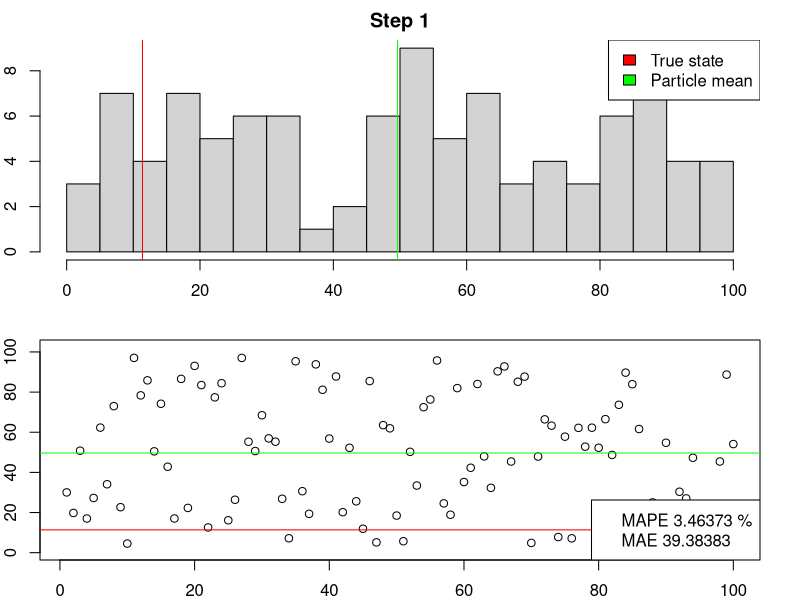
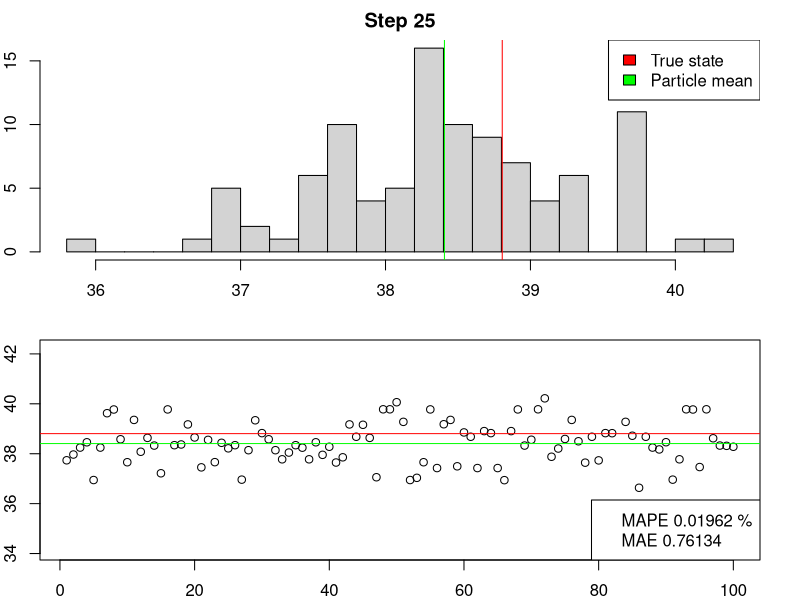
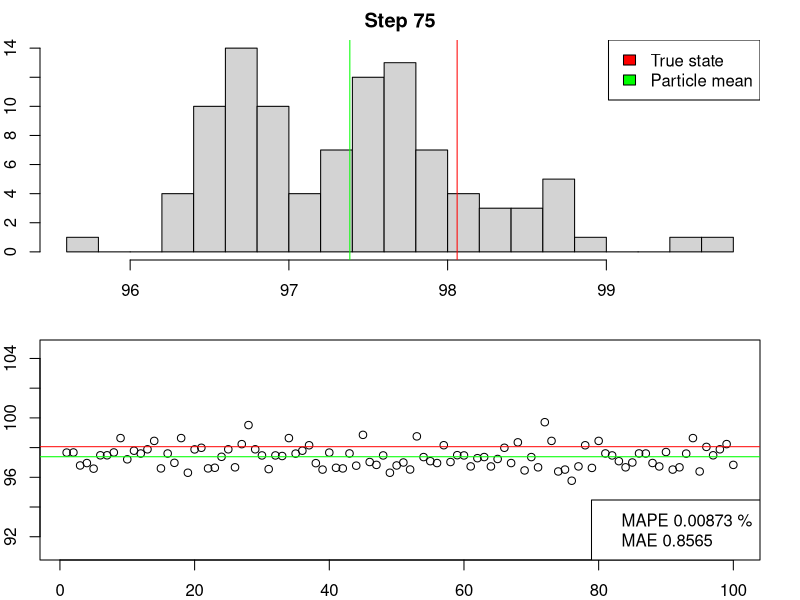
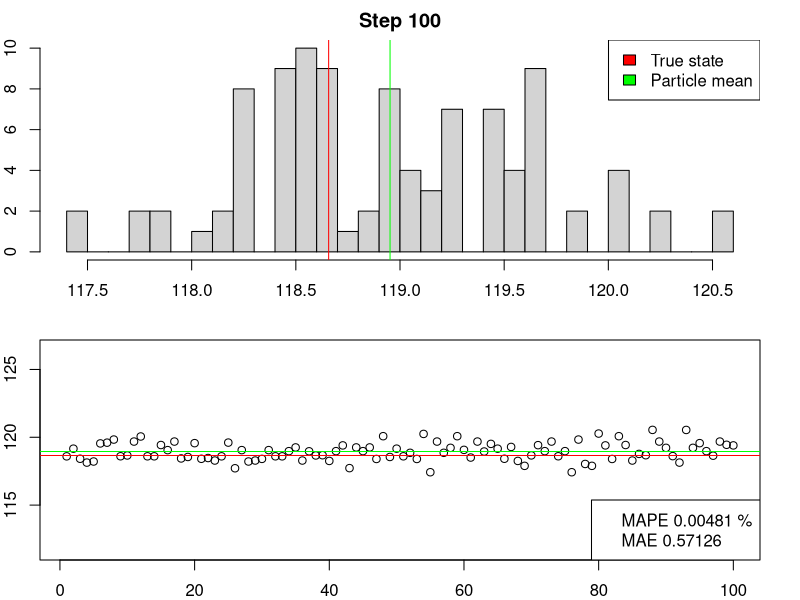
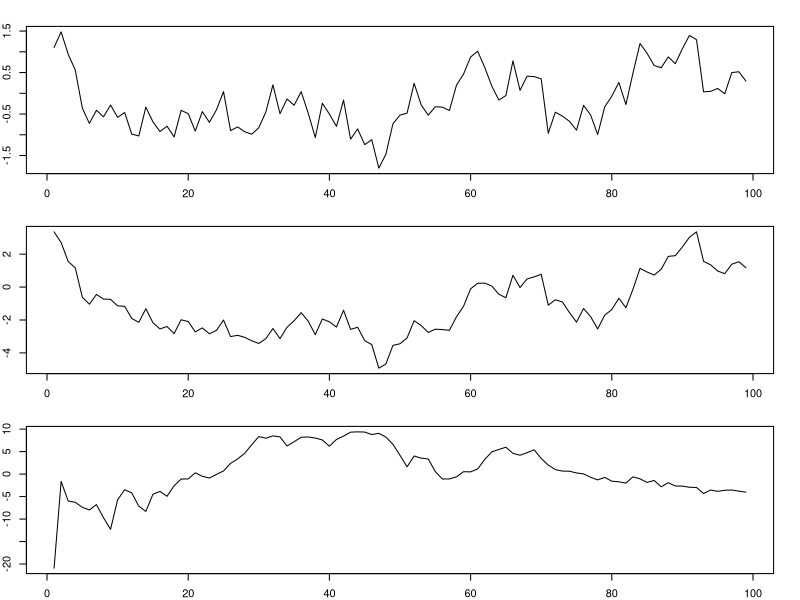
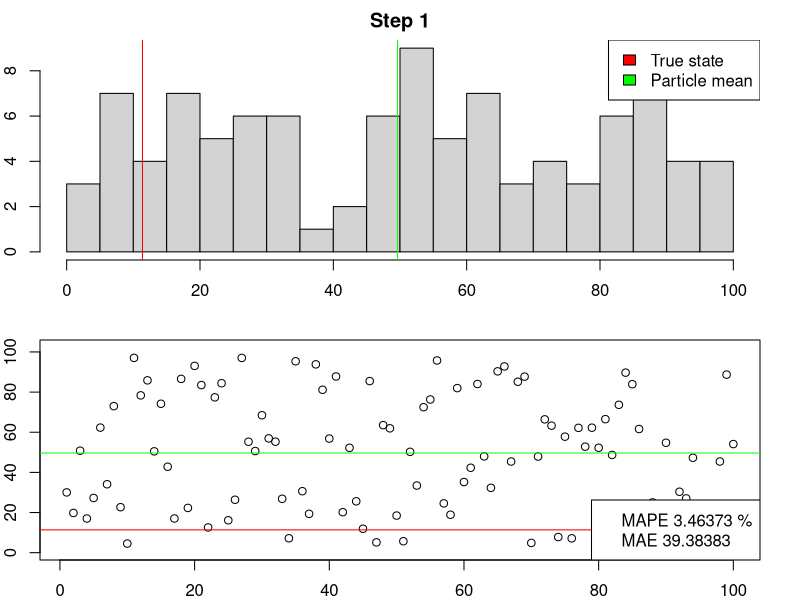
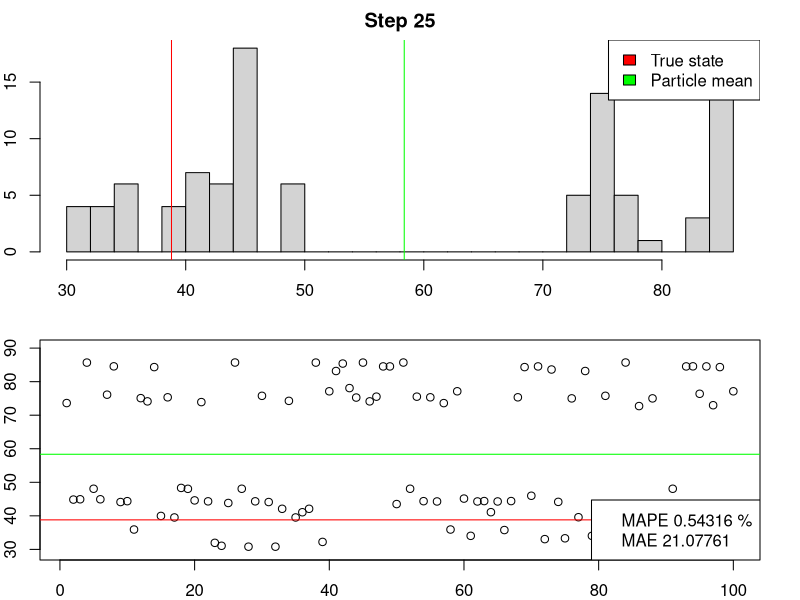
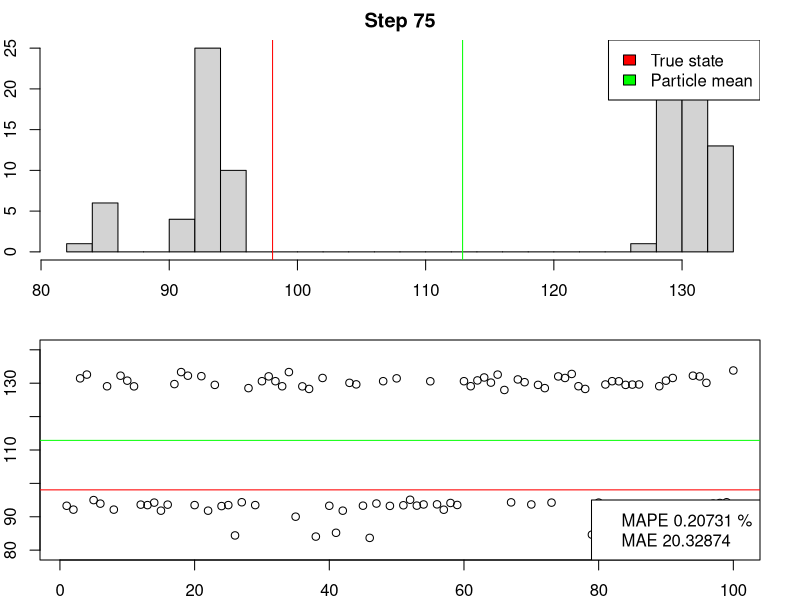

Here is the R script that generated these plots, in order:
#################################################
# Arvid Edenheim - arved490                     #
# Linköping University                          #
# Advanced Machine Learning - TDDE15            #
# Lab 3                                         #
# Last edited: 2019-08-14                       #
#################################################

# Purpose: Evauluate true states given a set of observations,
# given a known transition and noise model

############# Model ###############
# Transition: 
# Emission:
# Prior: Uniform(0,100)
###################################

############# Function setup ###############

# Returns emission probabilities
# Returns density if density = TRUE
emissionModel <- function(mean,
                          sigma=1,
                          nSamples=1,
                          density=FALSE,
                          X,
                          noise=-1:1) {
  
  return(sum(sapply(noise,
                    function(n)
                      if(density)
                        dnorm(X, mean + n, sigma)
                      else
                        rnorm(nSamples, mean + n, sigma))) / 3)
}

# Returns transition probabilities
transitionModel <- function(mean,
                            transition=TRUE,
                            sigma=1,
                            nSamples=1,
                            noise=0:2) {
  
  return(sum(sapply(noise,
                    function(n) rnorm(nSamples,
                                      mean + n,
                                      sigma))) / 3)
}

# Yeah, this was super necessary
sampleUnif <- function(N, start=0, end=100) {
  return(runif(N, start, end))
}

# M = number of particles to sample
# T = number of timesteps, i.e. observations
# X = Observations from emission model
# Z = latent states
# zPred = belief for Z step t after step t-1
# If constant, the emission probability will be fixed to 1
particleFilter <- function(M, T, X, emissionSigma=1, constant=FALSE) {
  zPred <- matrix(0, nrow = T, ncol = M)
  Z <- matrix(0, nrow = T, ncol = M)
  w <- rep(0, M)
  
  # Initial belief
  Z[1,] <- sampleUnif(N=M)
  zPred[1,] <- sapply(Z[1,], function(x) transitionModel(mean=x))
  
  # The following loop is implemented according to the PF algorithm from lecture 8
  for(t in 2:T) { # Row 
    
    # Prediction
    for(m in 1:M) { # Col
      # Sample Z_t^m as p(z_t|z_t-1^m) from transition model & add to zPred 
      # calculate weight w_t as p(x|z_t^m) from emission model
      zPred[t, m] = transitionModel(mean=Z[t-1, m])
      w[m] <- if(constant) 1 else emissionModel(mean = zPred[t, m],
                            density = TRUE, X=X[t],
                            sigma = emissionSigma)
    }
    
    # Correction
    # Sample with replacement from zPred with prob. prop. to w_t & add to Z
    Z[t,] = sample(x = zPred[t,], replace = TRUE, size = M, prob = w)
  }
  return(Z)
}

# Simulate observations
simulate <- function(T, emissionSigma=1) {
  states <- rep(0, T)
  observations <- rep(0, T)
  
  # First iteration
  states[1] <- sampleUnif(1)
  observations[1] <- emissionModel(mean = states[1], sigma = emissionSigma)
  
  for(t in 2:T) {
    states[t] <- transitionModel(mean = states[t-1])
    observations[t] <- emissionModel(mean = states[t], sigma = emissionSigma)
  }
  
  return(list(states=states, observations=observations))
}

# Plots histogram of particles &
# a comparison between the true state and particles, for timestep t
# Also calculates the Mean Absolute Error
plotParticles <- function(particles, simulations, step) {
  X <- simulations$observations[step]
  Z <- simulations$states[step]
  par(mfrow=c(2,1), mar=c(2,2,2,2))
  hist(particles[step,], 25, xlab = '', main = paste('Step', step))
  legend('topright',
         legend = c('True state', 'Particle mean'),
         fill = c('red', 'green'))
  abline(v=Z, col='red')
  abline(v=mean(particles[step,]), col='green')
  plot(particles[step,],
       xlab = '', 
       ylim = c(min(particles[step,])*0.95, max(particles[step,])*1.05))
  abline(h=Z, col='red')
  abline(h=mean(particles[step,]), col='green')
  legend('bottomright', legend = c(
    paste('MAPE',eval(round(mean(abs(Z - particles[step,])/Z), 5)), '%'),
    paste('MAE',eval(round(mean(abs(Z - particles[step,])), 5)))))
}


plotResidual <- function(particles, simulations) {
  res <- rowMeans(particles) - simulations$states
  plot(res[2:length(res)], type='l')
}

plotCurve <- function() {
  
}


################ 1 ################
set.seed(1234)
T = M <- 100
simulations <- simulate(T)
particles <- particleFilter(T=T, M=M, X=simulations$observations)

plotParticles(particles = particles, simulations = simulations, step=1)
plotParticles(particles = particles, simulations = simulations, step=25)
plotParticles(particles = particles, simulations = simulations, step=75)
plotParticles(particles = particles, simulations = simulations, step=100)

################ 2 ################
set.seed(1234)
T = M <- 100

par(mfrow=c(3,1), mar=c(2,2,2,2))

# Model from 1)
plotResidual(particles, simulations)

# Standard deviation = 5
simulations <- simulate(T, emissionSigma = 5)
particles <- particleFilter(T=T, M=M, X=simulations$observations, emissionSigma = 5)

plotResidual(particles, simulations)

# Standard deviation = 50
simulations <- simulate(T, emissionSigma = 50)
particles <- particleFilter(T=T, M=M, X=simulations$observations, emissionSigma = 50)

plotResidual(particles, simulations)


################ 3 ################

set.seed(1234)
T = M <- 100
simulations <- simulate(T)
particles <- particleFilter(T=T, M=M, X=simulations$observations, constant = TRUE)

plotParticles(particles = particles, simulations = simulations, step=1)
plotParticles(particles = particles, simulations = simulations, step=25)
plotParticles(particles = particles, simulations = simulations, step=75)
plotParticles(particles = particles, simulations = simulations, step=100)
